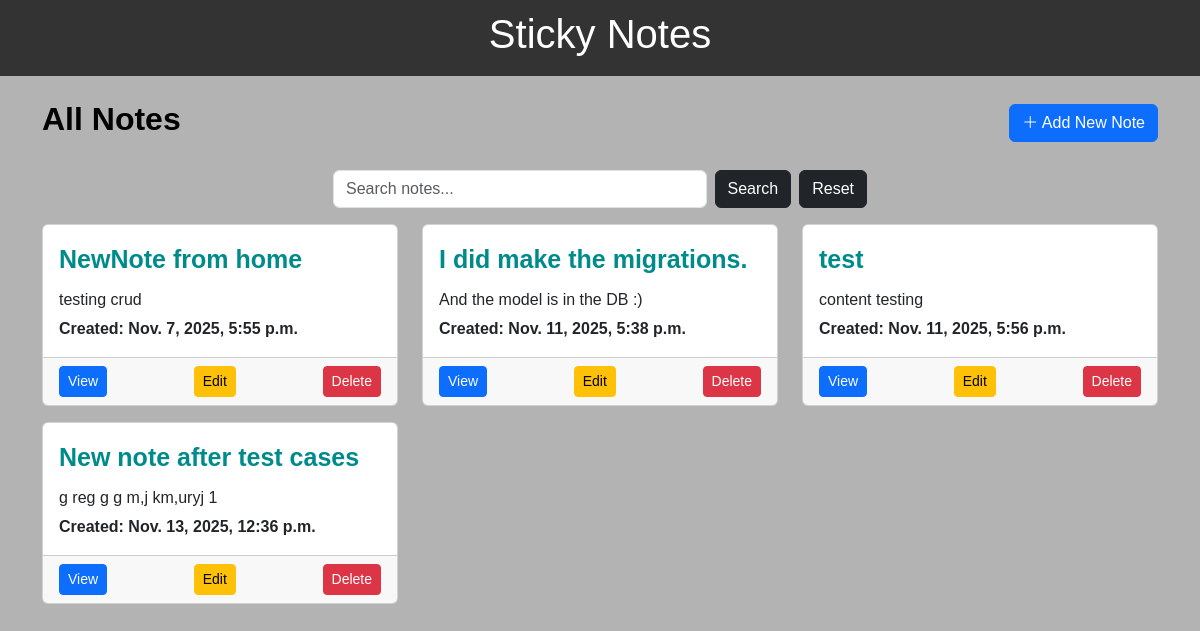
The page / on the database its author committed.
### notes/models.py (models this page shows, shortened)
class Note(models.Model):
    title = models.CharField(max_length=100)
    content = models.TextField()
    created_at = models.DateTimeField(auto_now_add=True)
    updated_on = models.DateTimeField(auto_now=True)

### notes/views.py (the view, shortened to what this page needs)
# urls.py: path("", note_list, name="notes_list"),
def note_list(request):
    query = request.GET.get("q")
    all_notes = Note.objects.all()
    context = {"notes": all_notes, "page_title": "All Notes"}
    return render(request, "notes/notes_list.html", context)

### notes/templates/notes/notes_list.html (shortened to what this page needs)
{% extends 'base.html' %}
{% block content %}
<div class="container mt-4">
    <div class="d-flex justify-content-between align-items-center mb-3">
        <h2 style="color:black; font-weight: bolder">{{ page_title }}</h2>
            <a href="{% url 'create_note' %}" class="btn btn-primary">
                <i class="bi bi-plus-lg"></i>
                Add New Note</a>
    </div>
    <div class="container mt-4">
        <div class="row justify-content-center">
            <div class="col-md-6">
                <form method="get" class="d-flex" role="search">
                    <input
                        type="text"
                        name="q"
                        class="form-control me-2"
                        placeholder="Search notes..."
                        value="{{ request.GET.q|default:'' }}"
                    >
                    <button class="btn btn-dark me-2" type="submit">
                        Search
                    </button>
                    <a href="{% url 'notes_list' %}" class="btn btn-dark">
                        Reset
                    </a>
                </form>
            </div>
    </div>
</div>
    <div class="row">
        {% for note in notes %}
            <div class="col-sm-4 mb-3">
                <div class="card">
                    <div class="card-body">
                        <label style="font-weight: bolder;color: darkCyan;padding-bottom: 15px;font-size: 25px; text-truncate">{{ note.title }} </label>
                        <h6 class="card-subtitle mb-2 text-truncate">{{ note.content }}</h6>
                        <label class="card-link" style="font-weight: bolder">Created: {{ note.created_at }}</label>
                    </div>
                    <div class="card-footer d-flex justify-content-between">
                        <a href="{% url 'get_note' pk=note.pk %}" class="btn btn-primary btn-sm">View</a>
                        <a href="{% url 'update_note' pk=note.pk %}" class="btn btn-warning btn-sm">Edit</a>
                        <a href="{% url 'delete_note' pk=note.pk %}" class="btn btn-danger btn-sm">Delete</a>
                    </div>
                </div>
            </div>
        {% endfor %}
    </div>
</div>
{% endblock %}

### notes/templates/base.html (shortened to what this page needs)
{% load static %}
{% load bootstrap5 %}
{% bootstrap_css %}
<!DOCTYPE html>
<html lang="en">
  <head>
    <link href="https://cdn.jsdelivr.net/npm/bootstrap@5.3.2/dist/css/bootstrap.min.css" rel="stylesheet">
    <link rel="stylesheet" href="https://cdn.jsdelivr.net/npm/bootstrap-icons@1.11.3/font/bootstrap-icons.min.css">
    <link rel="stylesheet" href="{% static 'notes/styles.css' %}" />
  </head>
  <body>
    <header>
      <h1>{% block header %} Sticky Notes {% endblock header %}</h1>
    </header>
    <main>{% block content %} {% endblock content %}</main>
  </body>
</html>

### notes/static/notes/styles.css (style rules this page uses)
body { font-family: "Arial", sans-serif; background-color: #b3b3b3; }
header { background-color: #333; color: white; padding: 10px; text-align: center; }
main { margin: 20px; }

### rows shown on the page
Note: title "NewNote from home", content "testing crud", created_at "Nov. 7, 2025, 5:55 p.m."
Note: title "I did make the migrations.", content "And the model is in the DB :)", created_at "Nov. 11, 2025, 5:38 p.m."
Note: title "test", content "content testing", created_at "Nov. 11, 2025, 5:56 p.m."
Note: title "New note after test cases", content "g reg g g m,j km,uryj 1", created_at "Nov. 13, 2025, 12:36 p.m."

### other values the page prints
{{ page_title }} "All Notes"
